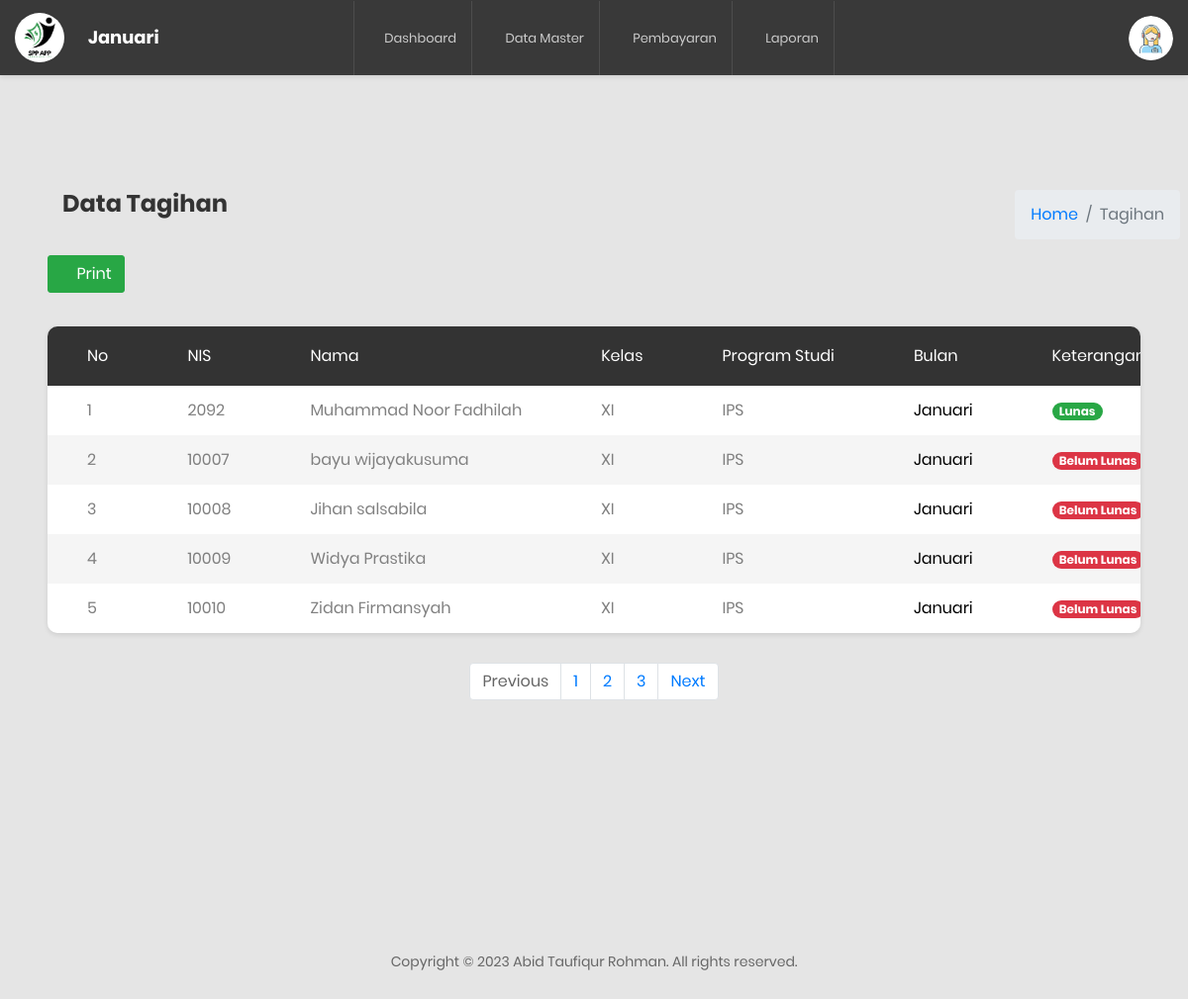
The app's page /admin/index.php?m=tagihan (signed in) with its own data.
### tables this page shows
CREATE TABLE `tb_tagihan` (
  `id` int(11) NOT NULL,
  `nis` text NOT NULL,
  `nama` text NOT NULL,
  `kelas` text NOT NULL,
  `prodi` text NOT NULL,
  `bulan` text NOT NULL,
  `keterangan` text NOT NULL,
  `tstamp` text NOT NULL
);

### admin/modul/laporan/paging.php (the view, shortened to what this page needs)
<?php
$koneksi = mysqli_connect('localhost', 'root', '', 'spp_zibran');
    $batas = 5;
$halaman = isset($_GET['halaman']) ? (int)$_GET['halaman'] : 1;
$halaman_awal = ($halaman>1) ? ($halaman * $batas) - $batas : 0;
$bulan = date("m");
  $siswa = mysqli_query($koneksi, "SELECT * FROM tb_tagihan LIMIT $halaman_awal, $batas");
foreach ($siswa as $pro):
  ?>
<tr>
                              <td><?= $no++;  ?></td>
                              <td><?=  $pro['nis'];?></td>
                              <td><?=  $pro['nama'];?></td>
                              <td><?= $pro['kelas'];?></td>
                              <td><?=  $pro['prodi'];?></td>
                              <td>
                                <?php
                                                     if ($bulan==1) {
                            echo '<p style="color: black;">Januari</p>';
                           }else if ($bulan==2) {
                            echo '<p style="color: black;">Febuari</p>';
                           }elseif ($bulan==3) {
                            echo '<p style="color: black;">Maret</p>';
                           }elseif ($bulan==4) {
                            echo '<p style="color: black;">April</p>';
                           }elseif ($bulan==5) {
                            echo '<p style="color: black;">Mei</p>';
                           }elseif ($bulan==6) {
                            echo '<p style="color: black;">Juni</p>';
                           }elseif ($bulan==7) {
                            echo '<p style="color: black;">Juli</p>';
                           }elseif ($bulan==8) {
                            echo '<p style="color: black;">Agustus</p>';
                           }elseif ($bulan==9) {
                            echo '<p style="color: black;">September</p>';
                           }elseif ($bulan==10) {
                            echo '<p style="color: black;">Oktober</p>';
                           }elseif ($bulan==11) {
                            echo '<p style="color: black;">November</p>';
                           }elseif ($bulan==12) {
                            echo '<p style="color: black;">Desember</p>';
                            }
                                 ?>
                              </td>
                              <td>
                                <?php
                                if ($pro['keterangan']=="lunas") {
                                  echo '<span class="badge badge-pill badge-success">Lunas</span>';
                                }elseif ($pro['keterangan']=="belum lunas") {
                                  echo '<span class="badge badge-pill badge-danger">Belum Lunas</span>';
                                }
                                ?>
                                </td>
                              </tr>
                              <?php endforeach; ?>

### admin/comp/header.php (shortened to what this page needs)
<?php require 'fungsi/fungsi.php'; ?>
    <?php foreach (summon_admin() as $adm): ?>
<!DOCTYPE html>
<html lang="en">
<head>
    <link href="<?=url()?>css/font-face.css" rel="stylesheet" media="all">
    <link href="<?=url()?>vendor/font-awesome-4.7/css/font-awesome.min.css" rel="stylesheet" media="all">
    <link href="<?=url()?>vendor/font-awesome-5/css/fontawesome-all.min.css" rel="stylesheet" media="all">
    <link href="<?=url()?>vendor/mdi-font/css/material-design-iconic-font.min.css" rel="stylesheet" media="all">
    <link href="<?=url()?>vendor/bootstrap-4.1/bootstrap.min.css" rel="stylesheet" media="all">
    <link href="<?=url()?>vendor/animsition/animsition.min.css" rel="stylesheet" media="all">
    <link href="<?=url()?>vendor/bootstrap-progressbar/bootstrap-progressbar-3.3.4.min.css" rel="stylesheet" media="all">
    <link href="<?=url()?>vendor/wow/animate.css" rel="stylesheet" media="all">
    <link href="<?=url()?>vendor/css-hamburgers/hamburgers.min.css" rel="stylesheet" media="all">
    <link href="<?=url()?>vendor/slick/slick.css" rel="stylesheet" media="all">
    <link href="<?=url()?>vendor/select2/select2.min.css" rel="stylesheet" media="all">
    <link href="<?=url()?>vendor/perfect-scrollbar/perfect-scrollbar.css" rel="stylesheet" media="all">
    <link href="<?=url()?>css/theme.css" rel="stylesheet" media="all">
</head>
<body class="animsition">
    <div class="page-wrapper">
        <header class="header-desktop3 d-none d-lg-block">
            <div class="section__content section__content--p35">
                <div class="header3-wrap">
                    <div class="header__logo">
                        <div class="img-cir">
                             <a href="#">
                            <?= gambar("icon_spp.png", "50") ?>
                        </a>
                        </div>
                       <h1 class="ml-4" style="color: green;"><?=bulan_sekarang("white")?></h1>
                    </div>
                    <div class="header__navbar">
                        <ul class="list-unstyled">
                            <li class="has-sub">
                                <a href="index.php">
                                    <i class="fas fa-tachometer-alt"></i>Dashboard
                                </a>
                            </li>
                            <li class="has-sub">
                                <a href="#">
                                    <i class="fa fa-compass" aria-hidden="true"></i>
                                    <span class="bot-line"></span>Data Master</a>
                            </li>
                            <li class="has-sub">
                                <a href="?m=bayar">
                                    <i class="fa fa-credit-card" aria-hidden="true"></i>
                                    <span class="bot-line"></span>Pembayaran</a>
                            </li>
                            <li class="has-sub">
                                <a href="#">
                                  <i class="fa fa-book" aria-hidden="true"></i>
                                    <span class="bot-line"></span>Laporan</a>
                            </li>
                        </ul>
                    </div>
                    <div class="header__tool">
                        <div class="account-wrap">
                            <div class="account-item account-item--style2 clearfix js-item-menu">
                                <div class="image">
                                    <div class="img-cir">
                                                   <?=gambar("iconadmin.jpg", "64");?>
                                               </div>
                                </div>
                            </div>
                        </div>
                    </div>
                </div>
            </div>
        </header>
  <?php endforeach; ?>

### admin/fungsi/fungsi.php (shortened to what this page needs)
<?php
$koneksi = mysqli_connect('localhost','root','','spp_zibran');
function summon_admin()
{
	global $koneksi;
	$id = $_SESSION['idsppapp'];
	return mysqli_query($koneksi, "SELECT * FROM admin WHERE id='$id'");
}
function bulan_sekarang($colorc)
{
	 $bulan = date("m");
	 if ($bulan==1) {
	 	echo '<h4 style="color: '.$colorc.';">Januari</h4>';
	 }else if ($bulan==2) {
	 	echo '<h4 style="color: '.$colorc.';">Febuari</h4>';
	 }elseif ($bulan==3) {
	 	echo '<h4 style="color: '.$colorc.';">Maret</h4>';
	 }elseif ($bulan==4) {
	 	echo '<h4 style="color: '.$colorc.';">April</h4>';
	 }elseif ($bulan==5) {
	 	echo '<h4 style="color: '.$colorc.';">Mei</h4>';
	 }elseif ($bulan==6) {
	 	echo '<h4 style="color: '.$colorc.';">Juni</h4>';
	 }elseif ($bulan==7) {
	 	echo '<h4 style="color: '.$colorc.';">Juli</h4>';
	 }elseif ($bulan==8) {
	 	echo '<h4 style="color: '.$colorc.';">Agustus</h4>';
	 }elseif ($bulan==9) {
	 	echo '<h4 style="color: '.$colorc.';">September</h4>';
	 }elseif ($bulan==10) {
	 	echo '<h4 style="color: '.$colorc.';">Oktober</h4>';
	 }elseif ($bulan==11) {
	 	echo '<h4 style="color: '.$colorc.';">November</h4>';
	 }elseif ($bulan==12) {
	 	echo '<h4 style="color: '.$colorc.';">Desember</h4>';
	 }
}
function gambar($img, $size)
{
	echo '<img src="//localhost/spp-app/assets/images/'.$img.'" width="'.$size.'">';
}
function url()
{
	return $url = "//localhost/spp-app/assets/";
}
 ?>

### records on screen
tb_tagihan: nis "2092", nama "Muhammad Noor Fadhilah", kelas "XI", prodi "IPS", keterangan "Lunas"
tb_tagihan: nis "10007", nama "bayu wijayakusuma", kelas "XI", prodi "IPS", keterangan "Belum Lunas"
tb_tagihan: nis "10008", nama "Jihan salsabila", kelas "XI", prodi "IPS", keterangan "Belum Lunas"
tb_tagihan: nis "10009", nama "Widya Prastika", kelas "XI", prodi "IPS", keterangan "Belum Lunas"
tb_tagihan: nis "10010", nama "Zidan Firmansyah", kelas "XI", prodi "IPS", keterangan "Belum Lunas"
